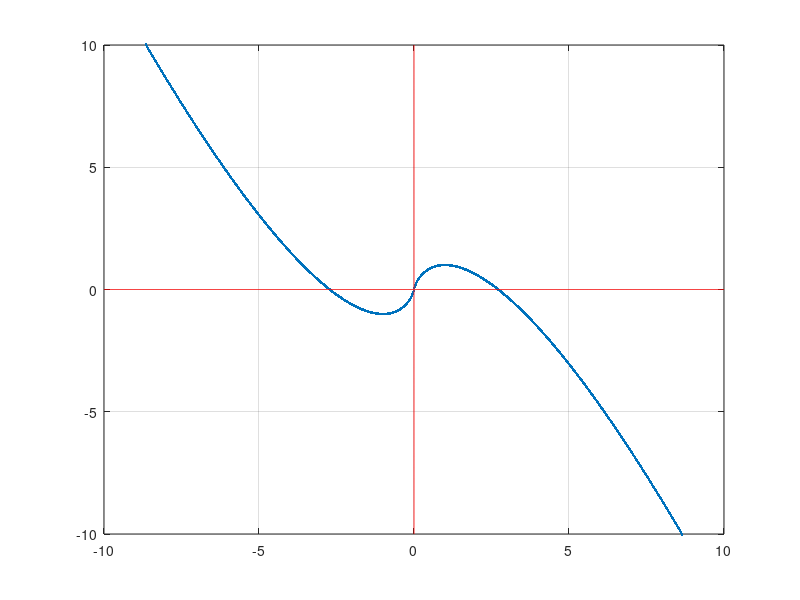

Recreate this plot in MATLAB.
%% Method of Bisection for solving f(x)=0
clc 
clear all
close all
format short 
% Given function
f=@(x)x-x.*log(x);
% ploting the given function to find the convergence interval
x=-10:0.01:10;
plot(x,f(x),'.')
hold on
plot(x,0.*x,'r')
plot(0.*x,x,'r')
axis([-10 10 -10 10])
grid on

%initial guesses
a=2;
b=4;
f_a=f(a);
f_b=f(b);
% working principle of bisection method
if f_a*f_b>0, error('We must have f(a)f(b)<0!'); end
tol=1e-6;       % setting error tolerance
err=abs(b-a);    % initial error
   iter=0;       % start iterations
   while err>tol
   iter=iter+1;
   m=(a+b)/2;
   f_m=f(m);
   err=(m-a);
 if abs(err)<tol,  break
 elseif f_m*f_a>0, 
     a=m;f_a=f_m;
 else
     b=m;
 end
   
   end
   Iterations=iter
   root=b